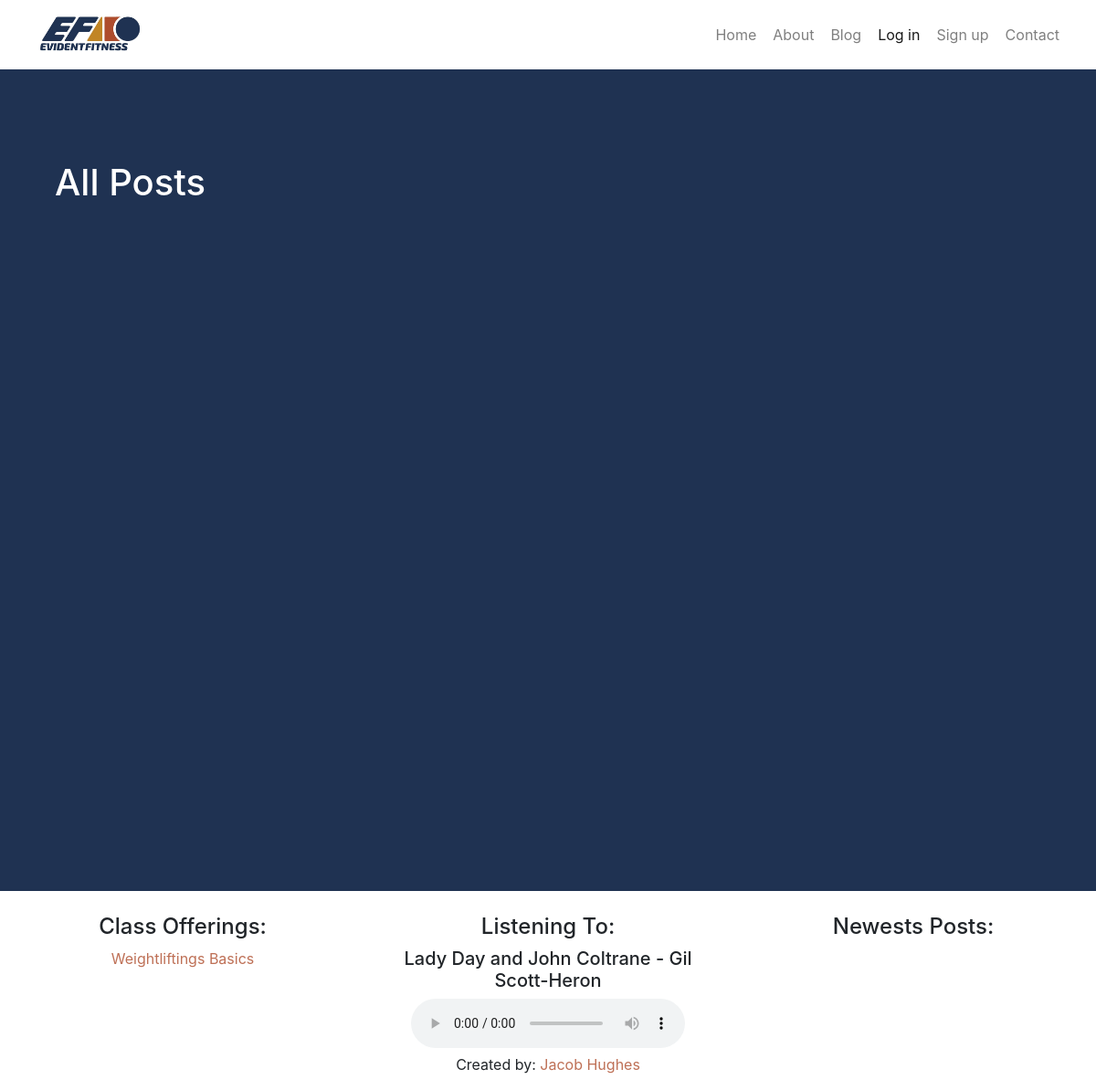
/posts/, run on an earlier commit of the app's database.
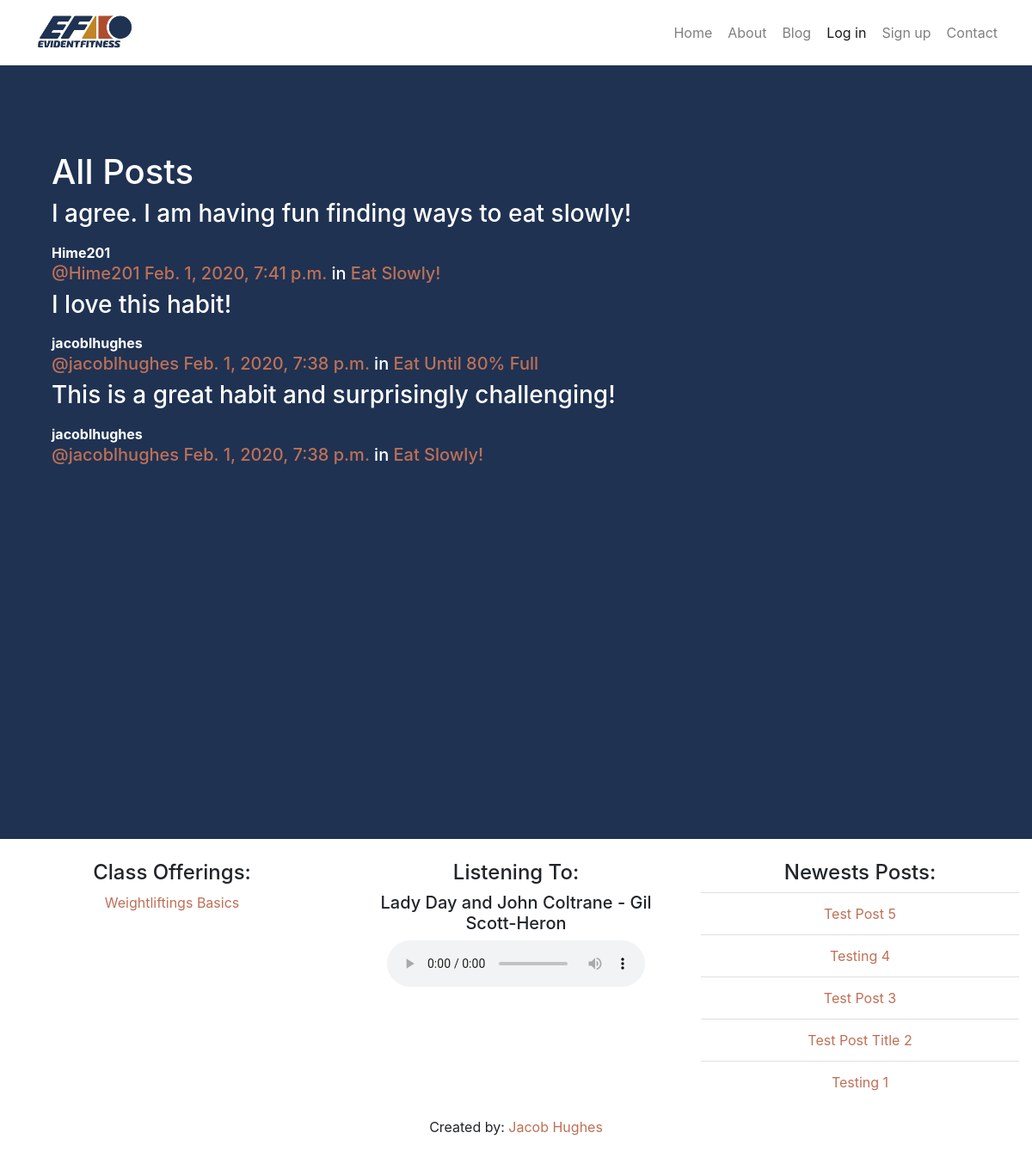
And on a later commit of the database.
### posts/models.py (models this page shows, shortened)
class Post(models.Model):
    user = models.ForeignKey(User, related_name="posts", on_delete=models.CASCADE)
    created_at = models.DateTimeField(auto_now=True)
    message = models.TextField()
    message_html = models.TextField(editable=False)
    habit = models.ForeignKey(Habit, related_name="posts",null=True, blank=True, on_delete=models.CASCADE)
    class Meta:
        ordering = ["-created_at"]
        unique_together = ["user", "message"]

### habits/models.py (models this page shows, shortened)
class Habit(models.Model):
    name = models.TextField(max_length=255, unique=True, blank=True)
    slug = models.SlugField(allow_unicode=True, unique=True, blank=True)
    description = models.TextField(blank=True, default='')
    description_html = models.TextField(editable=False, default='', blank=True)
    members = models.ManyToManyField(User,through="HabitMember")
    class Meta:
        ordering = ["name"]

### blog/models.py (models this page shows, shortened)
class BlogPost(models.Model):
    title = models.CharField(max_length=200, unique=True)
    slug = models.SlugField(max_length=200, unique=True)
    author = models.ForeignKey(User, on_delete= models.CASCADE,related_name='blog_posts')
    updated_on = models.DateTimeField(auto_now= True)
    content = models.TextField()
    created_on = models.DateTimeField(auto_now_add=True)
    status = models.IntegerField(choices=STATUS, default=0)
    tags = TaggableManager()
    class Meta:
        ordering = ['-created_on']

### posts/views.py (the view)
# urls.py: path("", views.PostList.as_view(), name="all"),
class PostList(SelectRelatedMixin, generic.ListView):
    model = models.Post
    select_related = ("user", "habit")

### accounts/context_processor.py (called while the page is built)
def profile_information(request):
    context = Profile.objects.all()
    return {'profile_information': context}

### blog/context_processor.py (called while the page is built)
def recent_five(request):
    context = BlogPost.objects.filter(status=1).order_by('-created_on')
    return {'recent_five': context}

### habits/context_processor.py (called while the page is built)
def user_habits_context(request):
    if request.user.is_authenticated:
        context = HabitMember.objects.filter(user = request.user)
        return {'user_habits_context': context}
    elif request.user.is_anonymous:
        context = HabitMember.objects.filter(user = 1)
        return {'user_habits_context': context}

def all_habits_context(request):
    context = Habit.objects.all()
    return {'all_habits_context':context}

### posts/templates/posts/post_list.html
{% extends "posts/post_base.html" %}
{% load humanize %}
{% block post_content %}
<div class = 'col-12'>
<h1>All Posts</h1>
</div>
<div class="col-md-8">
	{% for post in post_list %}
  {% include "posts/_post.html" %}
	{% endfor %}
</div>
{% endblock %}

### templates/base.html (shortened to what this page needs)
<!DOCTYPE html>
{% load static %}
<html lang="en">
<head>
    <link rel="stylesheet" href="https://maxcdn.bootstrapcdn.com/bootstrap/4.0.0/css/bootstrap.min.css"
>
    <link rel="stylesheet" href="{% static 'efportal/css/efportalstyle.css' %}" />
</head>
<body>
    <div class='container-fluid' id='navbar_container'>
        <nav class='navbar navbar-expand-lg navbar-light' role='navigation' id='navbar'>
            <a class='navbar-brand mynav' href="{% url 'home' %}"><img id='ef_logo'
                    src="{% static 'efportal/images/ef_logo.JPG'%}" alt='EF Logo' /></a>
            <div class='collapse navbar-collapse' id='collapseNavbar'>
                <ul class='nav navbar-nav ml-auto'>
                    <li class='nav-item'><a class="nav-link btn btn-simple" href="{% url 'home' %}"
                            class="btn btn-simple">Home</a></li>
                    <li class='nav-item'><a class="nav-link btn btn-simple" href="{% url 'about' %}"
                            class="btn btn-simple">About</a></li>
                    <li class='nav-item'><a href="{% url 'blog:all_blogposts' %}" class="nav-link btn btn-simple">Blog</a>
                    </li>
                    {% if user.is_authenticated %}
                    <li class='nav-item active'><a class="nav-link btn btn-simple"
                            href="{% url 'accounts:logout' %}">Log
                            out</a></li>
                    <li class='nav-item'><a class="nav-link btn btn-simple"
                            href="{% url 'habits:all' %}">Habits</a></li>
                    <li class='nav-item'><a class="nav-link btn btn-simple"
                            href="{% url 'posts:create' %}">Post</a></li>
                    {% else %}
                    <li class='nav-item active'><a class="nav-link btn btn-simple" href="{% url 'accounts:login' %}">Log
                            in</a>
                    </li>
                    <li class='nav-item'><a class="nav-link btn btn-simple" href="{% url 'accounts:signup' %}">Sign
                            up</a></li>
                    {% endif %}
                    <li class='nav-item'><a class="nav-link btn btn-simple" href="{% url 'contact' %}"
                            class="btn btn-simple">Contact</a></li>
                </ul>
            </div>
        </nav>
    </div>
    <div class='container mycontent'>
        {% block content %}
        {% endblock %}
    </div>
    <footer class='footer'>
        <div class='container-fluid'>
            <div class='row text-center'>
                <div class='col'>
                    <h4>Class Offerings:</h4>
                    <p><a href='#'>Weightliftings Basics</a></p>
                </div>
                <div class='col'>
                    <h4>Listening To:</h4>
                    <h5>Lady Day and John Coltrane - Gil Scott-Heron</h5>
                    <audio controls>
                        <source src="{% static 'efportal/audio/musica.mp3' %}" type="audio/mpeg">
                    </audio>
                </div>
                <div class='col'>
                    <h4>Newests Posts:</h4>
                    <ul class = 'list-unstyled list-group-flush'>
                    {% for p in recent_five %}
                    <li class='list-group-item' ><a href={% url 'blog:blogpost_detail' p.pk p.slug %}>{{ p.title }}</a></li>
                    {% endfor %}
                    </ul>
                </div>
            </div>
            <div class='row'>
                <div class='col text-center'>
                    <p>Created by: <a href='https://www.jacoblhughes.com'>Jacob Hughes</a></p>
                </div>
            </div>
        </div>
    </footer>
</body>
</html>

### posts/templates/posts/_post.html (shortened to what this page needs)
	<div class='row'>
		<div class='col-12'>
			<h3>{{ post.message_html|safe }}</h3>
		</div>
	</div>
	<div class='row'>
		<div class="media-body col-12">
			<strong>{{ post.user.username }}</strong>
			<h5 class="media-heading">
				<span class="username"><a
						href="{% url 'posts:for_user' username=post.user.username %}">@{{ post.user.username }}</a></span>
				<time class="time"><a
						href="{% url 'posts:single' username=post.user.username pk=post.pk %}">{{ post.created_at }}</a></time>
				{% if post.habit %}
				<span class="habit-name">in <a href="#">{{ post.habit.name }}</a></span>
				{% endif %}
			</h5>
		</div>
	</div>

What changed in the data, as far as the page shows it:
added Post: message_html "I agree. I am having fun finding ways to eat slowly!", user.username "Hime201", created_at "Feb. 1, 2020, 7:41 p.m.", habit.name "Eat Slowly!"
added Post: message_html "I love this habit!", user.username "jacoblhughes", created_at "Feb. 1, 2020, 7:38 p.m.", habit.name "Eat Until 80% Full"
added Post: message_html "This is a great habit and surprisingly challenging!", user.username "jacoblhughes", created_at "Feb. 1, 2020, 7:38 p.m.", habit.name "Eat Slowly!"
added BlogPost: title "Test Post 5"
added BlogPost: title "Testing 4"
added BlogPost: title "Test Post 3"
added BlogPost: title "Test Post Title 2"
added BlogPost: title "Testing 1"
